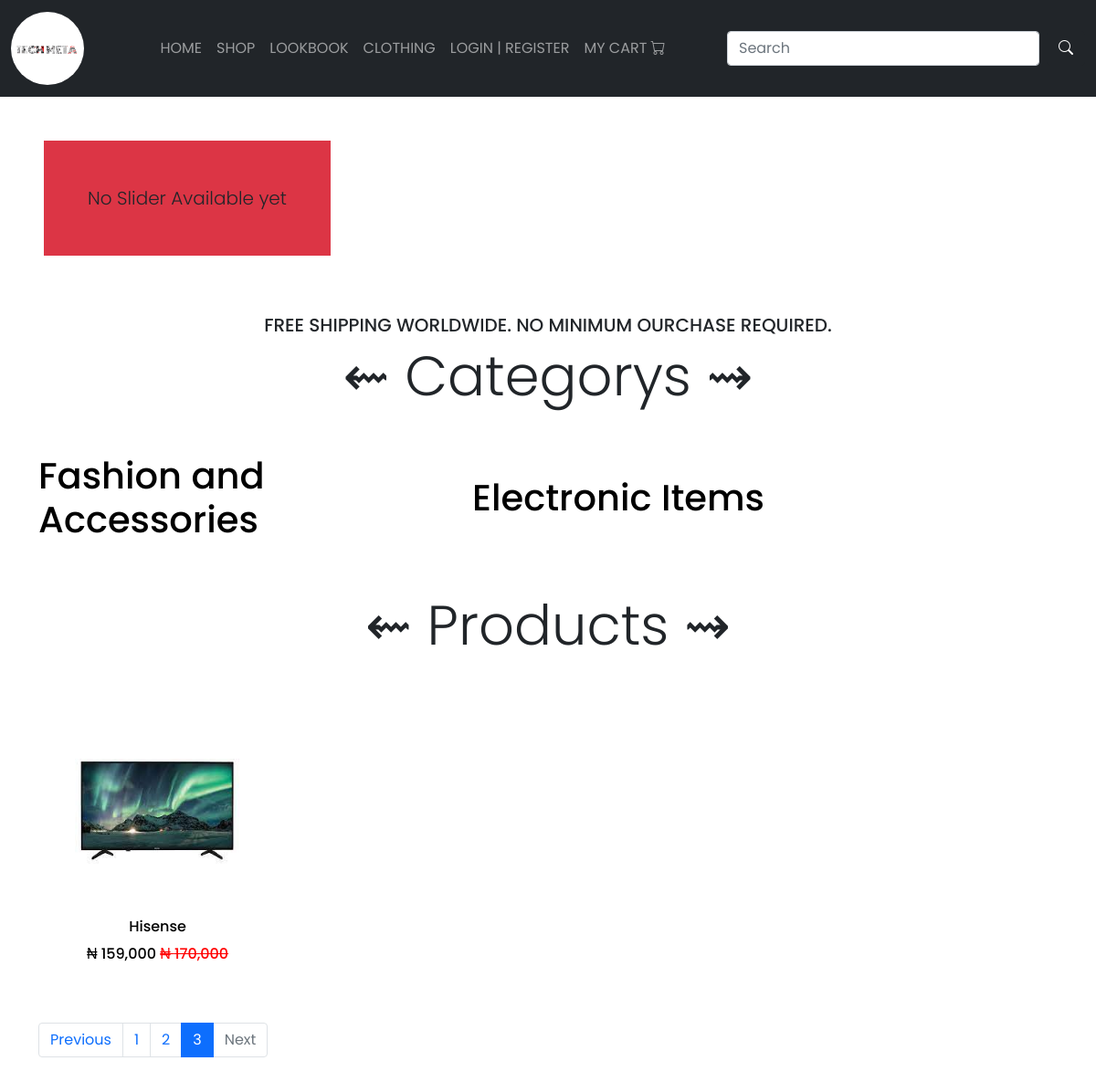
The app's page /?page=3, older data.
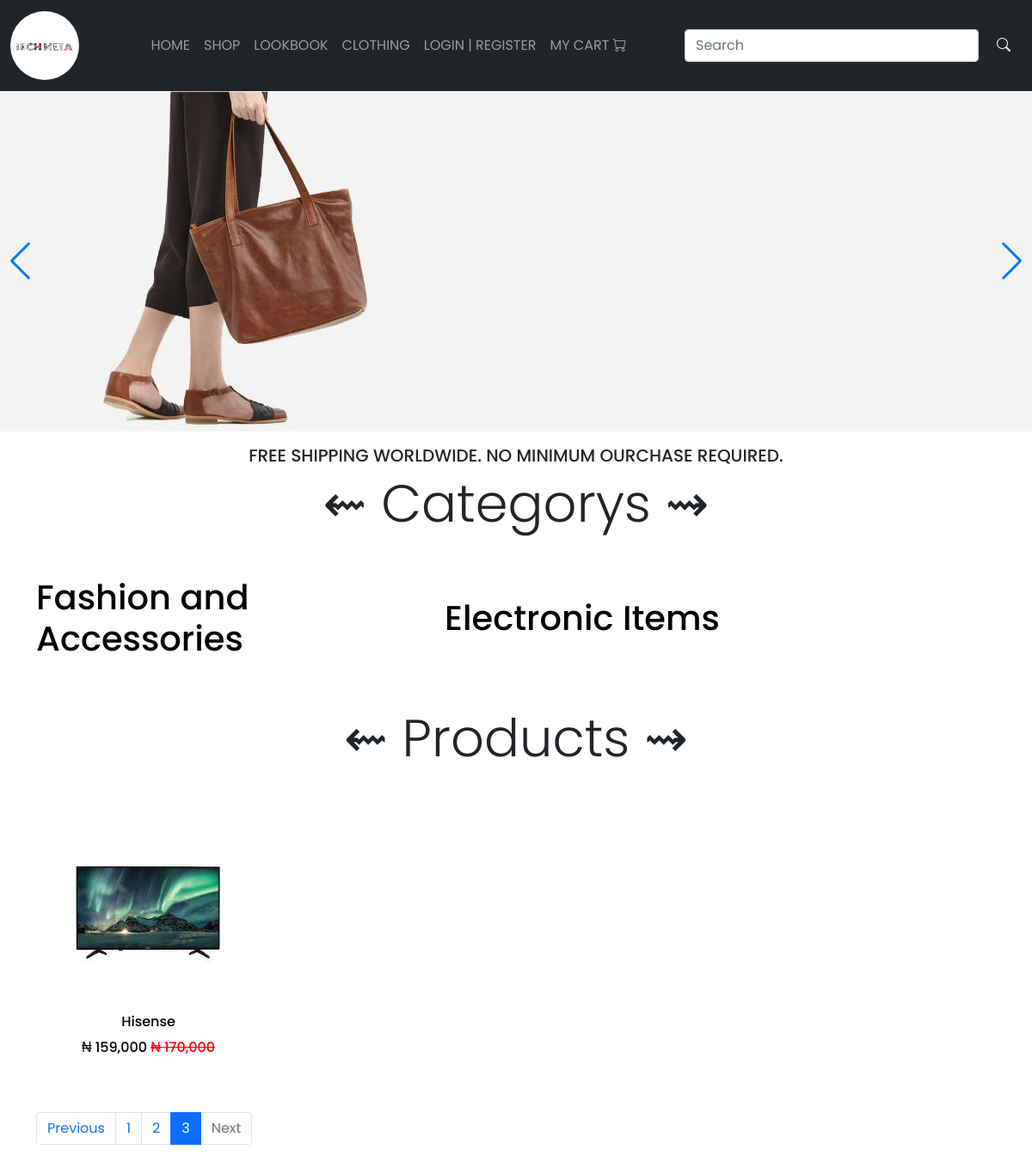
The same page, newer data.
### stores/models.py (models this page shows, shortened)
class Category(models.Model):
    title =models.CharField(max_length=200)
    slug = models.SlugField(unique=True)

class Product(models.Model):
    title =models.CharField(max_length=200)
    slug = models.SlugField(unique=True)
    category = models.ForeignKey(Category, on_delete=models.CASCADE)
    image = models.ImageField(upload_to="products")
    price = models.PositiveIntegerField()
    discount_price = models.PositiveIntegerField(null=True, blank=True)
    description = models.TextField()
    warranty = models.CharField(max_length=200, null=True,blank=True)
    return_policy = models.CharField(max_length=200, null=True,blank=True)
    view_count = models.PositiveIntegerField(default=0)
    created_at = models.DateTimeField(auto_now_add=True, null=True,blank=True)

class Curousel(models.Model):
    image = models.ImageField(upload_to="slider")
    created_at = models.DateTimeField(auto_now_add=True, null=True,blank=True)

### stores/views.py (the view)
# urls.py: path('',views.index,name='index'),
def index(request):
    allproduct = Product.objects.order_by('-created_at')
    allcategory = Category.objects.all()
    sliders = Curousel.objects.all()
    p = Paginator(allproduct, 4)
    page_number = request.GET.get('page')
    product_list = p.get_page(page_number)
    context ={
        'show':allproduct,
        'category':allcategory,
        'paginators':product_list,
        'sliders':sliders
    }
    return render(request, 'stores/index.html', context)

### templates/stores/index.html (shortened to what this page needs)
{% extends "base.html" %}
{% load static %}
{% load humanize %}
{% block content %}
<div class="swiper banner">
    <div class="swiper-wrapper">
      {% if sliders %}
        {% for item in sliders %}
        <div class="swiper-slide">
          <img src="{{ item.image.url }}" alt="">
        </div>
        {% endfor %}
      {% else %}
        <p class="lead m-5 p-5 bg-danger">No Slider Available yet</p>
      {% endif %}
    </div>
    <div class="swiper-button-next"></div>
    <div class="swiper-button-prev"></div>
</div>
 <section id="jumbo" class="py-3">
  <div class="container">
      <h5 class="text-center">FREE SHIPPING WORLDWIDE. NO MINIMUM OURCHASE REQUIRED.</h5>
      <div class="intro mb-5">
        <h2 class="text-center">
            <span>&#8668;</span> Categorys <span>&#8669;</span>
        </h2>
      </div>
      <div class="row justify-content-space-between align-items-center">
        {% for cat in category %}
        <div class="col-12 col-md-5 d-none d-md-block" id="jumb">
          <a href="{% url 'category' %}">
              <h1 class="d-inline">{{cat.title}}</h1>
            </a>
          </div>
        {% endfor %}
      </div>
  </div>
</section>
<section id="featured" class="py-4 my-3">
    <div class="container">
       <div class="intro mb-5">
        <h2 class="text-center">
            <span>&#8668;</span> Products <span>&#8669;</span>
        </h2>
       </div>
       <div class="row">
           {% if paginators %}
           {% for item in paginators %}
           <div class="col-12 col-md-3">
                <a href="{% url 'singleproduct' item.slug %}">
                    <div class="product">
                        <img src="{{ item.image.url }}" alt="" class="img-fluid">
                        <h5>{{item.title}}</h5>
                        <h6>
                            {% if item.discount_price %}
                            &#8358; {{item.discount_price | intcomma}} <del>&#8358; {{item.price | intcomma}}</del>
                            {% else %}
                            &#8358;{{item.price | intcomma}}
                            {% endif %}
                        </h6>
                        <div class="stars">
                        </div>
                    </div>
                </a>
            </div>
           {% endfor %}
           <nav >
            <ul class="pagination">
                {% if paginators.has_previous %}
                <li class="page-item">
                    <a class="page-link" href="?page={{ paginators.previous_page_number}}">Previous</a>
                  </li>
                {% else %}
                <li class="page-item disabled">
                    <a class="page-link" href="#">Previous</a>
                  </li>
                {% endif %}
                {% for i in paginators.paginator.page_range  %}
                  {% if i == paginators.number %}
                  <li class="page-item active"><a class="page-link">{{i}}</a></li>
                  {% else %}
                  <li class="page-item"><a class="page-link" href="?page={{i}}">{{i}}</a></li>
                  {% endif %}
                {% endfor %}
                {% if paginators.has_next %}
                <li class="page-item">
                    <a class="page-link" href="?page={{ paginators.next_page_number}}">Next</a>
                  </li>
                {% else %}
                <li class="page-item disabled">
                    <a class="page-link" href="#">Next</a>
                  </li>
                {% endif %}
            </ul>
          </nav>
           {% else %}
             <p class="text-center lead bg-danger p-3 m-3">
                 No Products
             </p>
           {% endif %}
        </div>
    </div>
</section>
{% endblock content %}

### templates/base.html (shortened to what this page needs)
{% load static %}
<!DOCTYPE html>
<html lang="en">
<head>
    <link href="https://cdn.jsdelivr.net/npm/bootstrap@5.1.3/dist/css/bootstrap.min.css" rel="stylesheet">
    <link rel="stylesheet" href="https://cdn.jsdelivr.net/npm/bootstrap-icons@1.8.1/font/bootstrap-icons.css">
    <link rel="stylesheet" href="https://unpkg.com/swiper@8/swiper-bundle.min.css"/>
    <link rel="stylesheet" href="{% static 'css/style.css' %}">
</head>
<body>
    {% include "_partials/_navbar.html" %}
    {% block content %}
    {% endblock content %}
 </body>
 </html>

### templates/_partials/_navbar.html (shortened to what this page needs)
{% load static %}
<nav class="navbar navbar-expand-sm navbar-dark bg-dark sticky-top">
    <div class="container-fluid">
      <a class="navbar-brand" href="index.html">
          <img src="{% static 'img/logo.png' %}" alt="techmeta ecommerce logo">
      </a>
      <div class="collapse navbar-collapse" id="mynavbar">
        <ul class="navbar-nav m-auto">
          <li class="nav-item">
            <a class="nav-link" href="{% url 'index' %}">HOME</a>
          </li>
          <li class="nav-item">
            <a class="nav-link" href="{% url 'category' %}">SHOP</a>
          </li>
          <li class="nav-item">
            <a class="nav-link" href="#lookbook">LOOKBOOK</a>
          </li>
          <li class="nav-item">
            <a class="nav-link" href="#clothing">CLOTHING</a>
          </li>
          {% if request.user.is_authenticated %}
          <li class="nav-item">
            <a class="nav-link btn btn-danger" href="{% url 'logout' %}">LOGOUT</a>
          </li>
          <li>
            <a class="nav-link" href="{% url 'profile' %}" ><i class="bi bi-gear"></i>PROFiLE</a>
          </li>
          {% else %}
          <li class="nav-item">
            <a class="nav-link" href="{% url 'register' %}">LOGIN | REGISTER</a>
          </li>
          {% endif %}
          <li class="nav-item">
            <a class="nav-link" href="{% url 'mycart' %}">MY CART <i class="bi bi-cart"></i></a>
          </li>
        </ul>
        <form class="d-flex" action="{% url 'search' %}" method="GET">
          <input class="form-control me-2" type="text" name="keyword" placeholder="Search">
          <button class="btn btn-dark" type="button"><i class="bi bi-search"></i></button>
        </form>
      </div>
    </div>
</nav>

### ecom/static/css/style.css (style rules this page uses)
* { margin: 0; padding: 0; box-sizing: border-box; font-family: 'Poppins', sans-serif }
a { text-decoration: none; color: black; }
.intro { text-align: center; }
.intro span, .intro h2 { font-size: 3.8rem; font-weight: 300; }
.navbar .navbar-brand img { width: 80px; border-radius: 50px; }
.swiper { width: 100%; height: 100%; }
.swiper-slide { text-align: center; font-size: 18px; background: #fff; display: -webkit-box; display: -ms-flexbox; display: -webkit-flex; display: flex; -webkit-box-pack: center; -ms-flex-pack: center; -webkit-justify-content: center; justify-content: center; -webkit-box-align: center; -ms-flex-align: center; -webkit-align-items: center; align-items: center; }
.swiper-slide img { display: block; width: 100%; height: 100%; object-fit: cover; }
#jumbo #jumb { position: relative; }
#featured .product { text-align: center; transition: .3s all; }
#featured .product img { transition: .3s all; transform: scale(0.8); }
#featured .product h5 { margin: .3rem 0px; font-size: 1rem; line-height: 30px; }
#featured .product h6>del { color: red; }

Row changes from the older to the newer data that the page shows:
added Curousel: image (picture)
Text that changed along with them:
text no longer shown: "No Slider Available yet"
